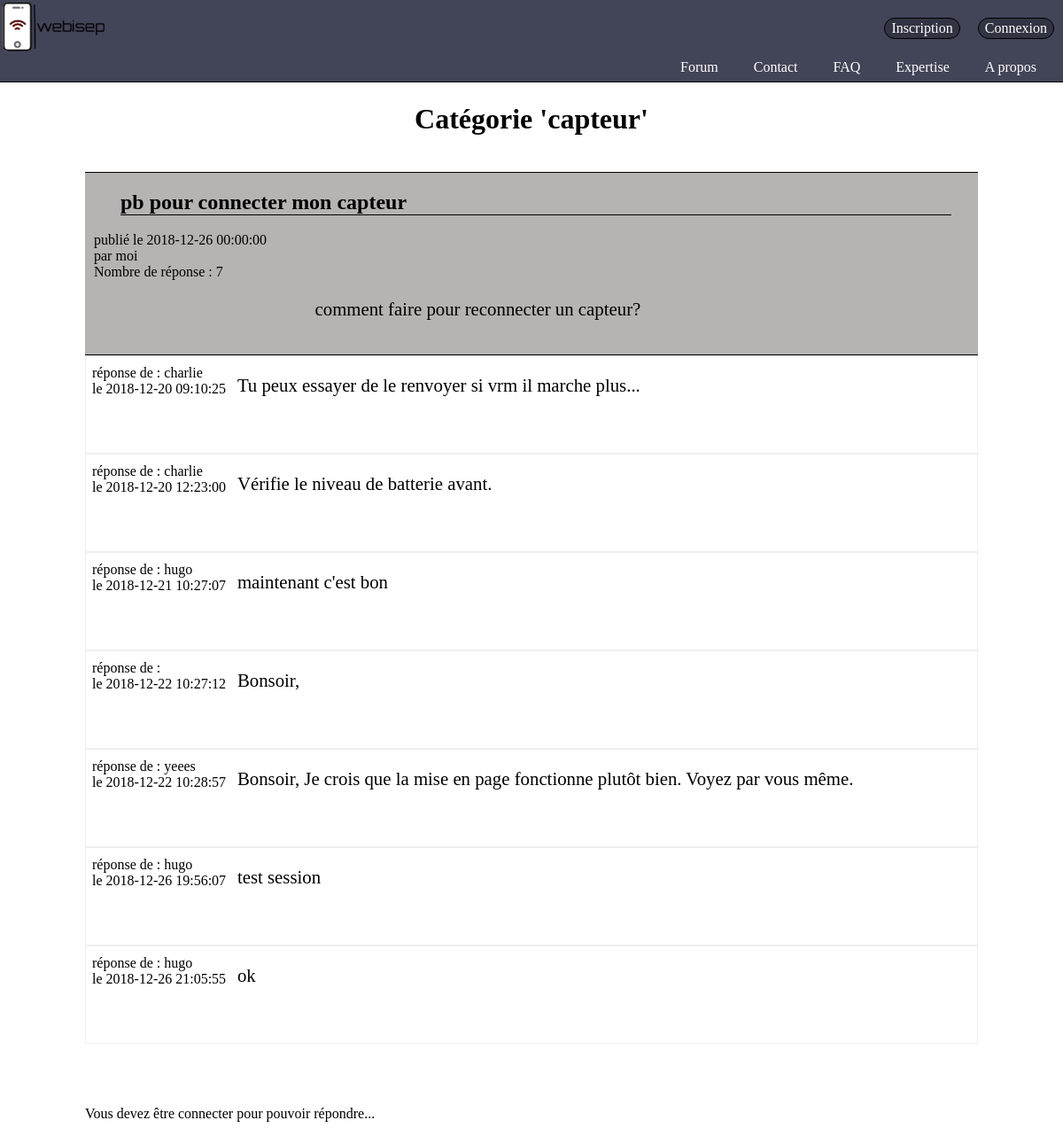
Page /index.php?action=topic&var=capteur&numtopic=1 on the committed database.
### tables this page shows
CREATE TABLE IF NOT EXISTS `topic` (
  `id_topic` int(11) NOT NULL AUTO_INCREMENT,
  `titre` text NOT NULL,
  `date_topic` datetime NOT NULL,
  `author` text NOT NULL,
  `nbrMessage` int(11) DEFAULT NULL,
  `pseudo_dernier` text,
  `id_categorie` int(11) NOT NULL,
  `Question` text NOT NULL,
  PRIMARY KEY (`id_topic`)
);

CREATE TABLE IF NOT EXISTS `message` (
  `id` int(11) NOT NULL AUTO_INCREMENT,
  `date_message` datetime DEFAULT NULL,
  `reponse` text NOT NULL,
  `pseudo` text NOT NULL,
  `id_topic` int(11) DEFAULT NULL,
  PRIMARY KEY (`id`)
);

### controllers/controller.php (called while the page is built, shortened)
<?php
include "models/model.php";
function topic(){
  $selection =$_GET['var'];
  $numtopic=$_GET['numtopic'];
  $request=affichQuestion($selection,$numtopic);
  $reqReponse=affichReponse($numtopic);
  include"views/topic.php";
}
?>

### models/model.php (called while the page is built, shortened)
<?php
function nbrMessage($num){
	$bdd=bdd();
	$reqNbmessage=$bdd ->prepare("SELECT COUNT(reponse) FROM message WHERE id_topic=?");
	$reqNbmessage->execute(array($num));
	$nbmessage=$reqNbmessage ->fetch();
	return $nbmessage;
}
function affichQuestion($selection,$numtopic){
	$bdd=bdd();
	$request=$bdd-> query("SELECT* FROM topic JOIN categorie ON topic.id_categorie=categorie.id WHERE categorie.nom='$selection' AND topic.id_topic='$numtopic'");
	return $request;
}
function affichReponse($numtopic){
	$bdd=bdd();
	$reqReponse=$bdd -> prepare("SELECT * FROM message JOIN topic ON message.id_topic=topic.id_topic WHERE topic.id_topic='$numtopic' ORDER BY message.date_message");
	$reqReponse->execute(array());
	return $reqReponse;
}
?>

### views/topic.php (the view, shortened to what this page needs)
<?php include("General.php");
?>
<html>
<head>
	<link rel="stylesheet" href="design/topic.css" />
</head>
<body>
	<div class="enemble">
	<h1>Catégorie '<?php echo $_GET['var']?>'</h1><br>
	<div class="probleme">
<?php
$nbmessage=nbrMessage($numtopic);
while ($liste=$request->fetch()) {?>
	<div class="topic">
		<h2><a><?php echo $liste['titre'] ?></a></h2>
		<a>publié le <?php echo $liste['date_topic'] ?></a><br>
		<a class="info">par <span><?php echo $liste['author'] ?></span></a><br>
		<a>Nombre de réponse : <?php echo $nbmessage[0] ?></a>
		<br>
		<p class="question"><?php
		echo $liste['Question'] ?></p><br>
	</div>
</div>
	<div class="totalmessage">
		<?php
		while ($listeMessage= $reqReponse -> fetch()) {?>
			<div class="message">
				<div class="gauche">
					<a>réponse de : <?php echo $listeMessage['pseudo'] ?><br> le <?php echo $listeMessage['date_message'] ?></a><br>
				</div>
				<div class="droite">
					<a><?php echo $listeMessage['reponse'] ?><br><br></a>
				</div>
			</div>
		<?php }?>
	</div><br><br>
<?php
}
if(empty($_SESSION['id']))
{ ?>
	<br><p>Vous devez être connecter pour pouvoir répondre...</p>
<?php } ?>
</body>
</html>

### design/topic.css (style rules this page uses)
.probleme { border-top: 1px solid black; border-bottom: 1px solid black; padding-left: 10px; background-color: #76707087; font-family: Times, Times New Roman,sans-serif; }
.question { margin-left: 25%; font-size: 1.3em; }
.probleme h2 { border-bottom: 1px solid black; margin-right: 30px; margin-left: 30px; border-top-left-radius: 2px; border-top-right-radius:2px; }
.message { border: 1px solid #EEEE; font-family: Times, Times New Roman,sans-serif; }
.enemble { background-color: white; width: 84%; background-size:cover; background-repeat:no-repeat; background-attachment:fixed; margin-left: auto; margin-right: auto; }
.gauche { padding-left: 7px; padding-top: 10px; float: left; }
.droite { margin-left: 15%; padding:45px 20px 40px 20px; font-size: 1.3em; }
h1 { font-family: Bookman, URW Bookman L, serif; margin: 23px; text-align: center; }
.question { border-bottom: 2px; }
.droite { padding-top: 5px; margin-top: 16px; }

### rows in the picture
topic: titre "pb pour connecter mon capteur", date_topic "2018-12-26 00:00:00", author "moi", nbmessage "7", Question "comment faire pour reconnecter un capteur?"
message: pseudo "charlie", date_message "2018-12-20 09:10:25", reponse "Tu peux essayer de le renvoyer si vrm il marche plus..."
message: pseudo "charlie", date_message "2018-12-20 12:23:00", reponse "Vérifie le niveau de batterie avant."
message: pseudo "hugo", date_message "2018-12-21 10:27:07", reponse "maintenant c'est bon"
message: date_message "2018-12-22 10:27:12", reponse "Bonsoir,"
message: pseudo "yeees", date_message "2018-12-22 10:28:57", reponse "Bonsoir, Je crois que la mise en page fonctionne plutôt bien. Voyez par vous même."
message: pseudo "hugo", date_message "2018-12-26 19:56:07", reponse "test session"
message: pseudo "hugo", date_message "2018-12-26 21:05:55", reponse "ok"

### other values in the picture
$_GET['var'] "capteur"
